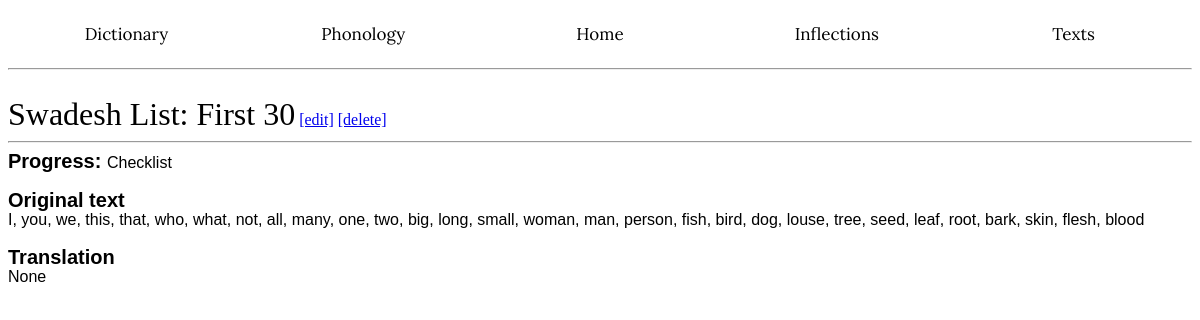
The page /texts/1/ on the database its author committed.
### app/models.py (models this page shows, shortened)
class Texts(db.Model):
    __tablename__ = 'Texts'
    id: so.Mapped[int] = so.mapped_column(primary_key=True)
    title: so.Mapped[str] = so.mapped_column(index=True)
    status: so.Mapped[str] = so.mapped_column(index=True)
    content: so.Mapped[str] = so.mapped_column()
    translation: so.Mapped[str] = so.mapped_column(nullable=True)

### app/routes.py (the view)
@app.route('/texts/<id>/', methods=['GET', 'POST'])
def readtext(id):
    match = Texts.query.filter(Texts.id == id).first()
    print(match.translation)
    return render_template('readtext.html', match=match)

### app/templates/readtext.html (shortened to what this page needs)
<!DOCTYPE html>
<html lang="en">
<head>
</head>
    <body>
        {% extends "base.html" %}
        {% block content %}<br>
        <wordh1>{{ match.title }}</wordh1>
        <a href="{{ url_for('modifytext', id=match.id) }}">[edit]</a>
        <a href="{{ url_for('deletetext', id=match.id) }}">[delete]</a><hr>
        <wordh2>Progress: </wordh2><wordp>{{ match.status }}</wordp><br><br>
        <wordh2>Original text</wordh2><br><wordp>{{ match.content }}</wordp><br><br>
        <wordh2>Translation</wordh2>
        <br><wordp>{{ match.translation }}</wordp><br><br>
        {% endblock %}

### app/static/style.css (style rules this page uses)
wordh1 { font-family: "Georgia", serif; color: black; font-size: 32px; }
wordh2 { font-family: "Arial", sans-serif; color: black; font-weight: bold; line-height: 20px; font-size: 20px; }
wordp { font-family: "Arial", sans-serif; color: black; font-size: 16px; }

### rows shown on the page
Texts: title "Swadesh List: First 30", status "Checklist", content "I, you, we, this, that, who, what, not, all, many, one, two, big, long, small, woman, man, person, fish, bird, dog, louse, tree, seed, leaf, root, bark, skin, flesh, blood", translation "None"
